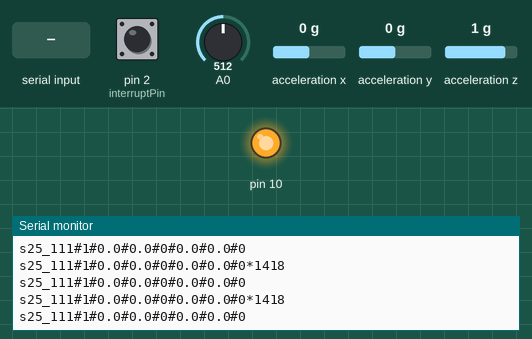
Recording of a sketch running on a simulated Arduino Uno, built with avr-gcc and run on an emulated ATmega328P. Parts: output pins drawn as LEDs (lit = HIGH), the last lines printed to the serial monitor. Inputs (shaded band) come from the test bench; at power-on: pin 2 (interruptPin) HIGH, A0 = 512, acceleration x 0 g, acceleration y 0 g, acceleration z 1 g.

Above: at 1.2 s.
1.3 s: "90,45,200\n" received over the second serial link
At 2.0 s:
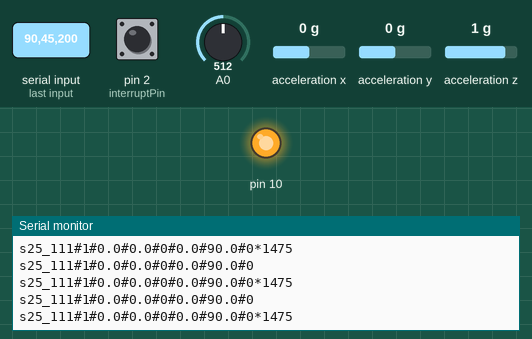
2.8 s: "90,45\n" received over the second serial link
4.3 s: "5\n" received over the second serial link
At 5.2 s:
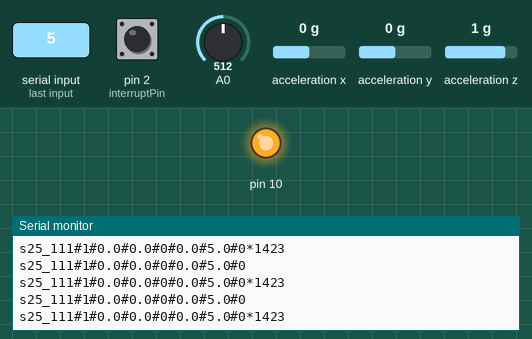

Measured:
- after the input at 1.3 s, the serial monitor: prints a new line at once (image 1)
- after the input at 4.3 s, the serial monitor: prints a new line at once (image 2)

The sketch:

slave.ino
```cpp
#include <EEPROM.h>
#include <PinChangeInterrupt.h>
#include <PinChangeInterruptBoards.h>
#include <PinChangeInterruptPins.h>
#include <PinChangeInterruptSettings.h>
#include <avr/wdt.h>
#include <SoftwareSerial.h>
#include <SPI.h>
#include <Wire.h>
#include <Adafruit_Sensor.h>
#include <Adafruit_ADXL345_U.h>
#include <PID_v1.h>
double setpoint = 50.0; // Desired setpoint
double input, output;
double Kp = 2.0; // Proportional gain
double Ki = 5.0; // Integral gain
double Kd = 1.0; // Derivative gain
PID myPID(&input, &output, &setpoint, Kp, Ki, Kd, DIRECT);

#define ADXL345_1_CS 7 // Chip select pin for the first ADXL345
#define ADXL345_2_CS 8 // Chip select pin for the second ADXL345

Adafruit_ADXL345_Unified accel1 = Adafruit_ADXL345_Unified(ADXL345_1_CS);
Adafruit_ADXL345_Unified accel2 = Adafruit_ADXL345_Unified(ADXL345_2_CS);

//PINLER----------

int cnt = 0;
volatile unsigned long count = 0;
const int interruptPin = 2;
unsigned long startTime;
unsigned long endTime;
int rpm;

SoftwareSerial mySerial(3, 4); // RX, TX

#define MESSAGE_LENGTH 50
#define BAUD 115200
char incomingMessage[MESSAGE_LENGTH];
char outgoingMessageBefore[MESSAGE_LENGTH];
char outgoingMessageAfter[MESSAGE_LENGTH];

char *BUSBOARD_PREFIX = "busboard000#";

void reboot() // Restarts program from beginning but does not reset the peripherals and registers
{
   Serial.println("reboot...");
   wdt_enable(WDTO_2S);
   exit(1);
}

void EEPROMWriteInt(int p_address, int p_value)
{
  byte lowByte = ((p_value >> 0) & 0xFF);
  byte highByte = ((p_value >> 8) & 0xFF);
  EEPROM.write(p_address, lowByte);
  EEPROM.write(p_address + 1, highByte);
}

unsigned int EEPROMReadInt(int p_address)
{
  byte lowByte = EEPROM.read(p_address);
  byte highByte = EEPROM.read(p_address + 1);
  return ((lowByte << 0) & 0xFF) + ((highByte << 8) & 0xFF00);
}

int calculateChecksum(const char* message) {
    int checksum = 0;
    for (int i = 0; message[i] != '\0'; ++i) {
        checksum += message[i];
    }
    return checksum;
}

void countPulse() {
  count++; // Increment the count on each interrupt
}


void setup()
{

  Serial.begin(BAUD);
  mySerial.begin(BAUD); // SoftwareSerial communication with Uno
  mySerial.listen();
  myPID.SetMode(AUTOMATIC); // Set PID to automatic mode

  randomSeed(analogRead(0)); // You can use any analog pin for seeding
  SPI.begin();

  // Initialize accelerometers
  if (!accel1.begin()) {
    Serial.println("Accelerometer 1 not found");
    while (1);
  }
  if (!accel2.begin()) {
    Serial.println("Accelerometer 2 not found");
    while (1);
  }
  pinMode(interruptPin, INPUT_PULLUP); // Set the interrupt pin as input
  attachInterrupt(digitalPinToInterrupt(interruptPin), countPulse, FALLING); // Attach interrupt on falling edge
  startTime = millis(); // Initialize the start time
  accel1.setRange(ADXL345_RANGE_16_G);
  accel2.setRange(ADXL345_RANGE_16_G);
  wdt_enable(WDTO_8S);
}


int targetRPM;
float targetTemp;

void loop()
{
  wdt_reset();
  //delay(150);
  sensors_event_t event1;
  accel1.getEvent(&event1);
  float xAccel1 = event1.acceleration.x;

  // Read acceleration from the second accelerometer
  sensors_event_t event2;
  accel2.getEvent(&event2);
  float xAccel2 = event2.acceleration.x;

  memset(incomingMessage, 0, MESSAGE_LENGTH);
  memset(outgoingMessageBefore, 0, MESSAGE_LENGTH);
  memset(outgoingMessageAfter, 0, MESSAGE_LENGTH);
  input = analogRead(A0); // Assuming input comes from analog pin A0

  // Compute PID output
  myPID.Compute();


  endTime = millis(); // Get the current time
  unsigned long elapsedTime = endTime - startTime; // Calculate the elapsed time

  if (elapsedTime >= 1000) { // Update every 1 second
    detachInterrupt(digitalPinToInterrupt(interruptPin)); // Detach interrupt to prevent interference
    unsigned long pulses = count; // Get the count
    count = 0; // Reset the count
    attachInterrupt(digitalPinToInterrupt(interruptPin), countPulse, FALLING); // Reattach interrupt

    // Calculate RPM
    rpm = (int)((float)pulses * 60000 / (elapsedTime * 2)); // 2 pulses per revolution (rising and falling edge)


    startTime = millis(); // Reset the start time
  }

  if (mySerial.available() > 0) {
      // Read data from Mega
      mySerial.readBytesUntil('\n', incomingMessage, MESSAGE_LENGTH);

      // Parse the incoming message
      char *ptr = strtok(incomingMessage, "#");
      targetTemp = atof(ptr);
      ptr = strtok(NULL, "#");
      targetRPM = atoi(ptr);
      Serial.print("message recieved from busboard: ");
      Serial.print(incomingMessage);
      Serial.print(" - temp: " );
      Serial.print(targetTemp);
      Serial.print(" - rpm: " );
      Serial.println(targetRPM);

      //delay(2000);

    }

  double amp = output;

  char innerStr[9];
  char extStr[9];
  char ampStr[9];
  char targetTempStr[9];

  dtostrf(xAccel1, 3, 1, innerStr);  // Convert double to string
  dtostrf(xAccel2, 3, 1, extStr);      // Convert double to string
  dtostrf(amp, 3, 1, ampStr);      // Convert double to string
  dtostrf(targetTemp, 3, 1, targetTempStr);      // Convert double to string

  snprintf(outgoingMessageBefore, MESSAGE_LENGTH, "%s#%d#%s#%s#%d#%s#%s#%d", "s25_111" , 1, innerStr, extStr, rpm, ampStr, targetTempStr, targetRPM);

  Serial.println(outgoingMessageBefore);

  int checksum = calculateChecksum(outgoingMessageBefore);

  snprintf(outgoingMessageAfter, MESSAGE_LENGTH, "%s#%d#%s#%s#%d#%s#%s#%d*%d\n", "s25_111" , 1, innerStr, extStr, rpm, ampStr, targetTempStr, targetRPM, checksum);
  Serial.println(outgoingMessageAfter);

  mySerial.println(outgoingMessageAfter);
  delay(10);
  cnt++;
  cnt = cnt%10;


}
```
